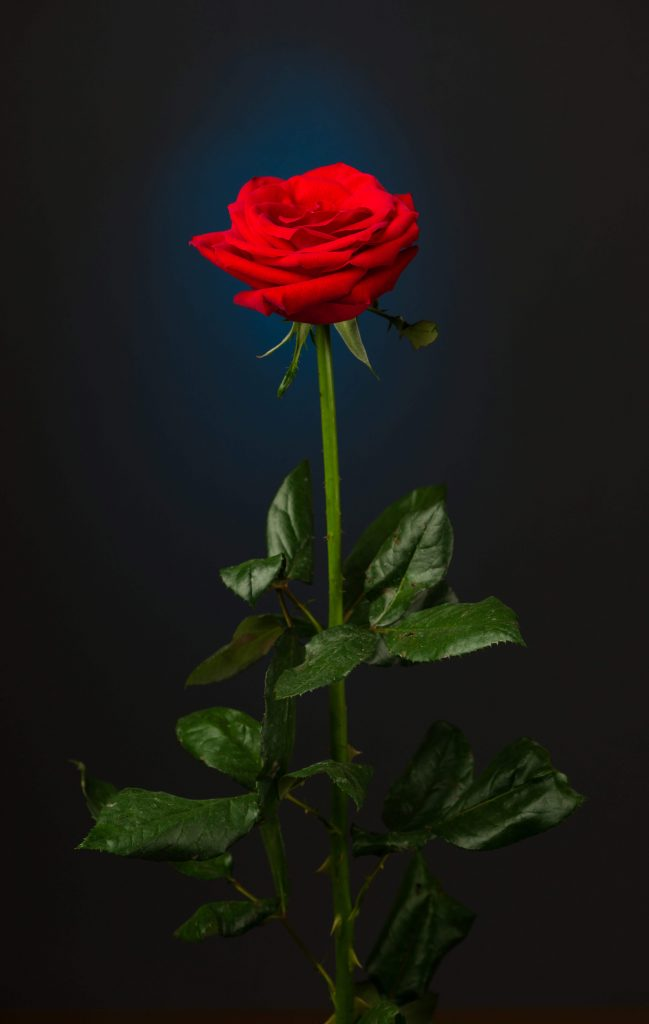
%> input picture LABBB/image processing/img/redrose.jpg, 649 x 1024 px
$ octave lab9.m   (GNU Octave 9; MATLAB toolbox functions it lacks are replaced by stand-ins)
%> lines starting %> are read from the running program, lines starting %| are printed output that depends on the picture; in (x1, y1, x2, y2) boxes, pixels count from 0 and x2, y2 are one past the last pixel; in counts of white or black regions, pixels touching at a corner belong together; the program's own positions count from 1
% Take gray image or change rgb to gray first if image is in rgb
img = imread('img/redrose.jpg');
%> img is the input picture: size 1024x649x3 uint8; mean R, G, B 30.1, 27.1, 23.4
gray_img = rgb2gray(img);
double_img = double(gray_img);
first_plane = bitget(double_img,1);
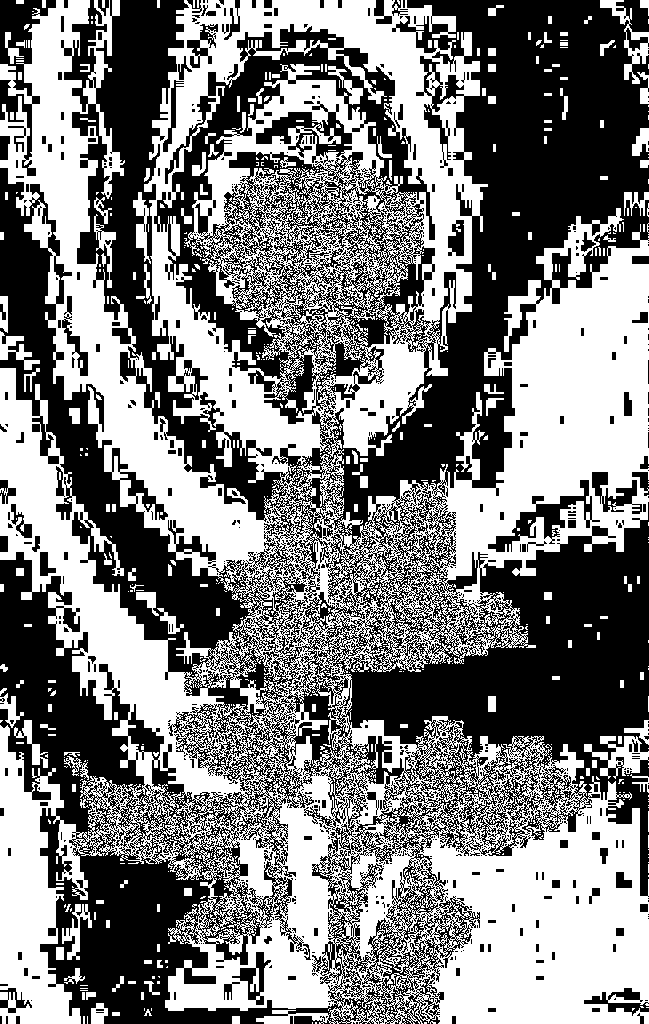
%> first_plane: size 1024x649 logical; 49.5% white; 923 white regions (742 under 20 px), largest, box (x1, y1, x2, y2) and area: (0, 0, 649, 1024) 311087, (584, 736, 649, 779) 1172, (600, 0, 649, 84) 971
subplot(4,2,1); imshow(first_plane); title('LSB Plane');
second_plane = bitget(double_img,2);
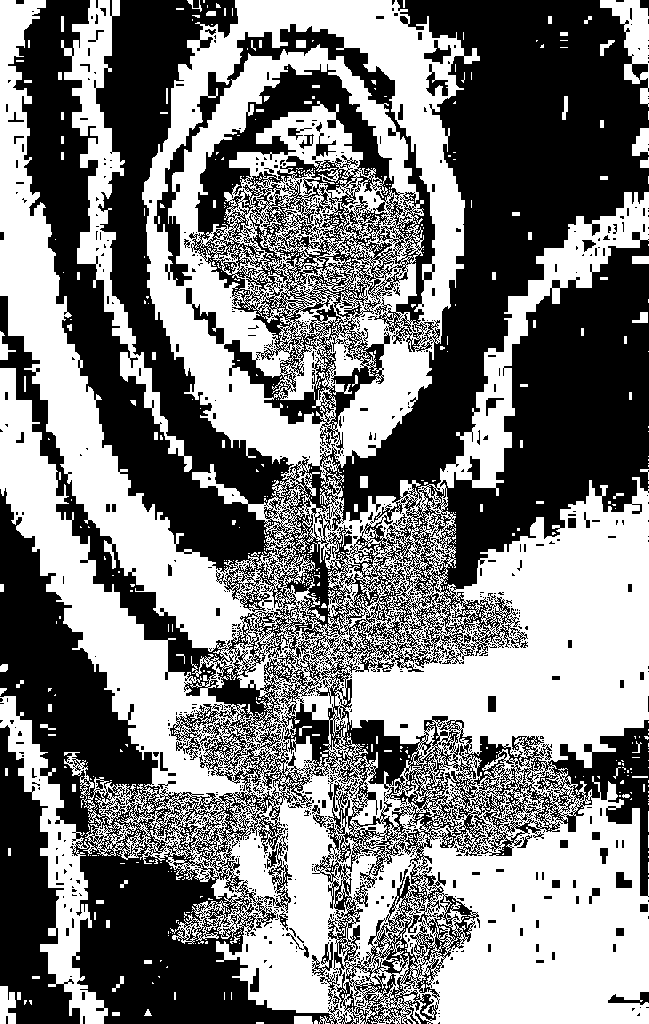
%> second_plane: size 1024x649 logical; 49.4% white; 803 white regions (713 under 20 px), largest, box (x1, y1, x2, y2) and area: (0, 0, 649, 1024) 301018, (61, 0, 192, 472) 9902, (0, 696, 108, 1024) 8693
subplot(4,2,2); imshow(second_plane); title('2nd Plane');
third_plane = bitget(double_img,3);
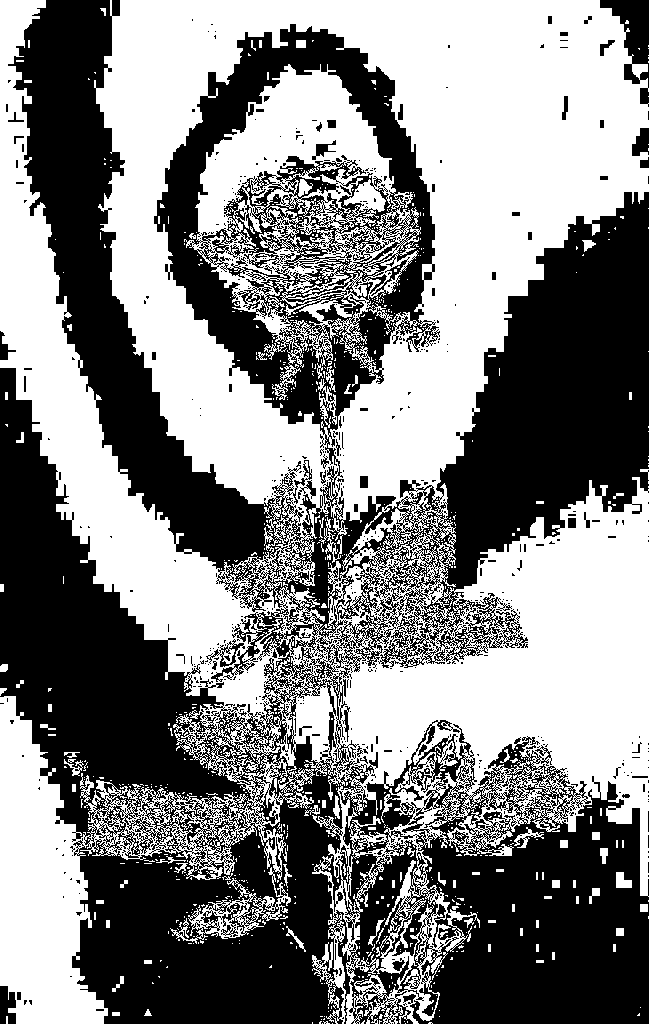
%> third_plane: size 1024x649 logical; 51.4% white; 763 black regions (700 under 20 px), largest, box (x1, y1, x2, y2) and area: (0, 0, 649, 1024) 314719, (600, 0, 649, 107) 2184, (0, 986, 16, 1024) 488
subplot(4,2,3); imshow(third_plane); title('3rd Plane');
fourth_plane = bitget(double_img,4);
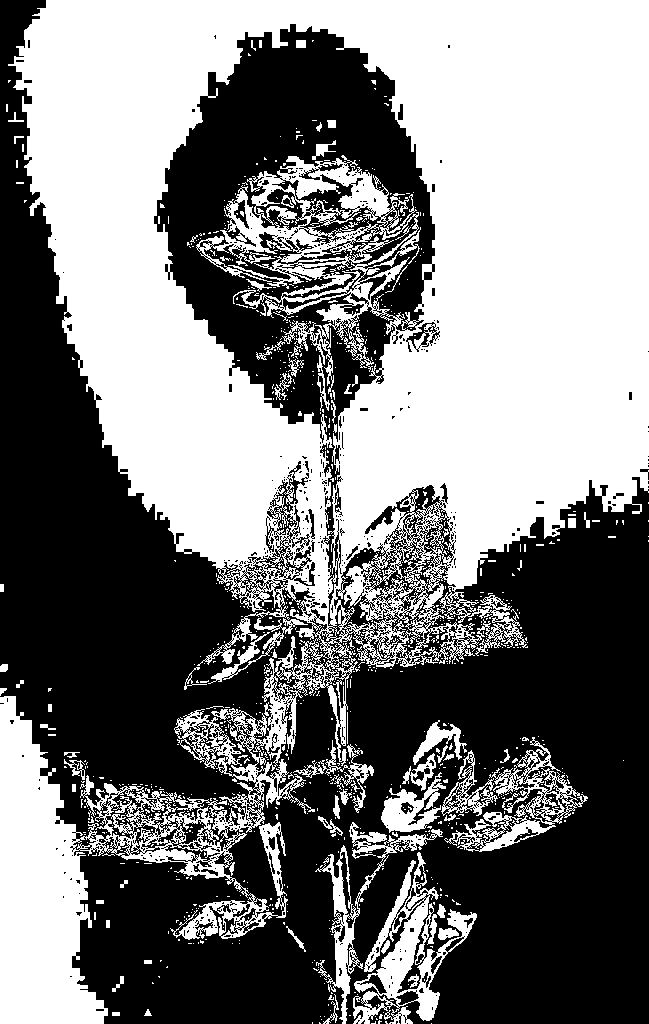
%> fourth_plane: size 1024x649 logical; 48.9% white; 920 white regions (843 under 20 px), largest, box (x1, y1, x2, y2) and area: (0, 0, 649, 1024) 299047, (353, 852, 477, 1024) 6150, (444, 737, 588, 852) 3783
subplot(4,2,4); imshow(fourth_plane); title('4th Plane');
fifth_plane = bitget(double_img,5);
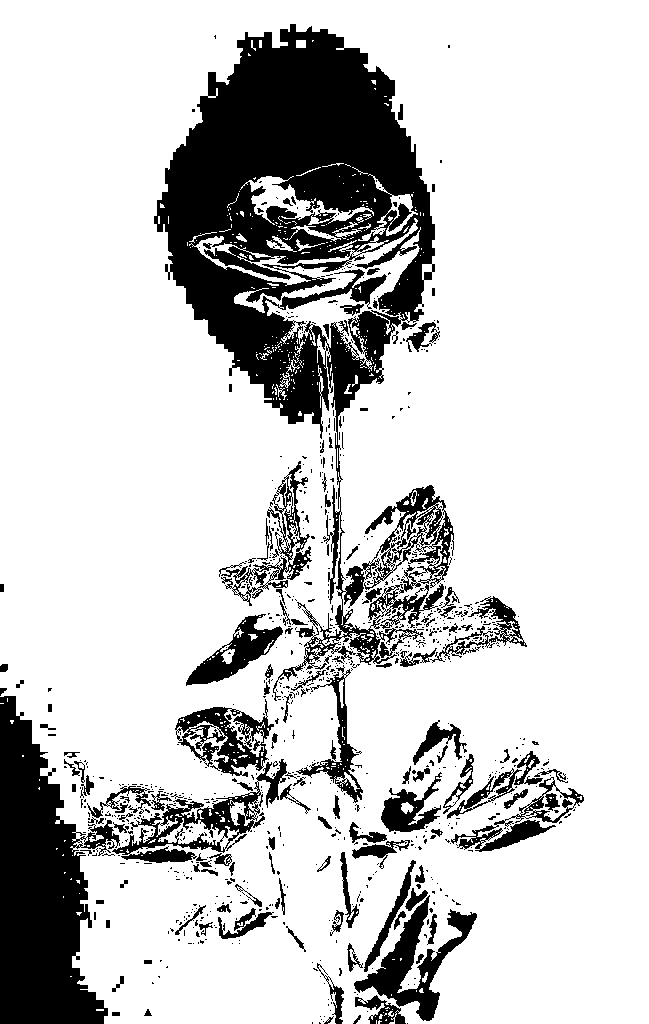
%> fifth_plane: size 1024x649 logical; 79.9% white; 895 black regions (757 under 20 px), largest, box (x1, y1, x2, y2) and area: (154, 24, 454, 701) 71462, (0, 696, 120, 1024) 22764, (354, 895, 477, 1021) 4353
subplot(4,2,5); imshow(fifth_plane); title('5th Plane');
sixth_plane = bitget(double_img,6);
%> sixth_plane: size 1024x649 logical; 15.6% white; 316 white regions (252 under 20 px), largest, box (x1, y1, x2, y2) and area: (154, 24, 527, 812) 75755, (74, 781, 263, 855) 8086, (175, 699, 274, 777) 3610
subplot(4,2,6); imshow(fifth_plane); title('6th Plane');
seventh_plane = bitget(double_img,7);
%> seventh_plane: size 1024x649 logical; 3.6% white; 285 white regions (222 under 20 px), largest, box (x1, y1, x2, y2) and area: (189, 164, 392, 265) 7307, (318, 346, 340, 604) 2749, (367, 504, 444, 584) 1660
subplot(4,2,7); imshow(seventh_plane); title('7th Plane');
eighth_plane = bitget(double_img,8);
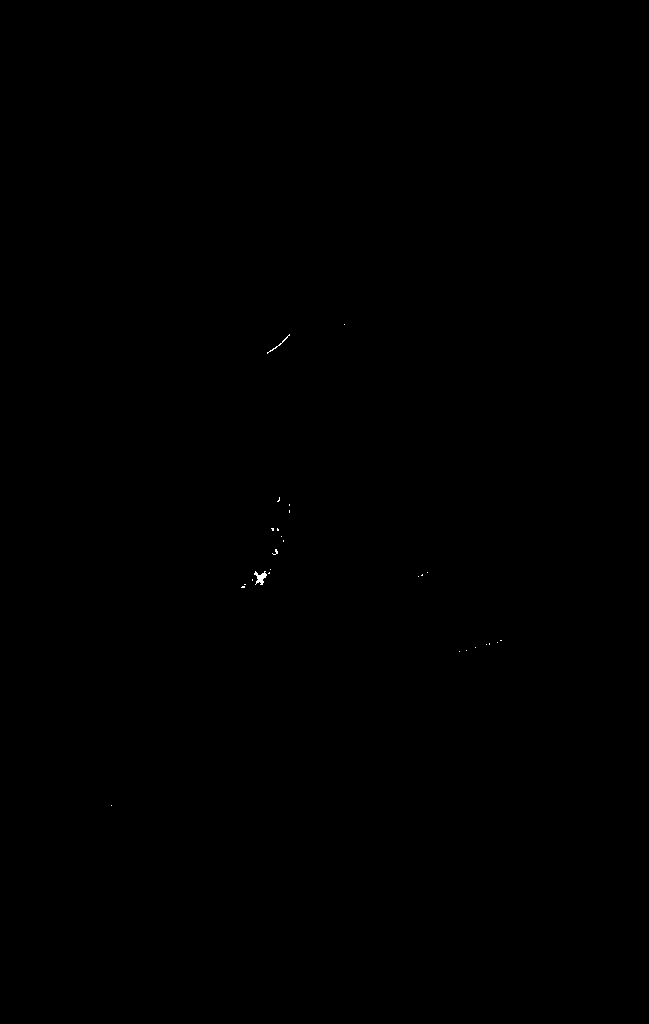
%> eighth_plane: size 1024x649 logical; 0.03% white in thin lines or dots, all inside (x1, y1, x2, y2) = (111, 324, 502, 806)
subplot(4,2,8); imshow(eighth_plane); title('MSB Plane');
